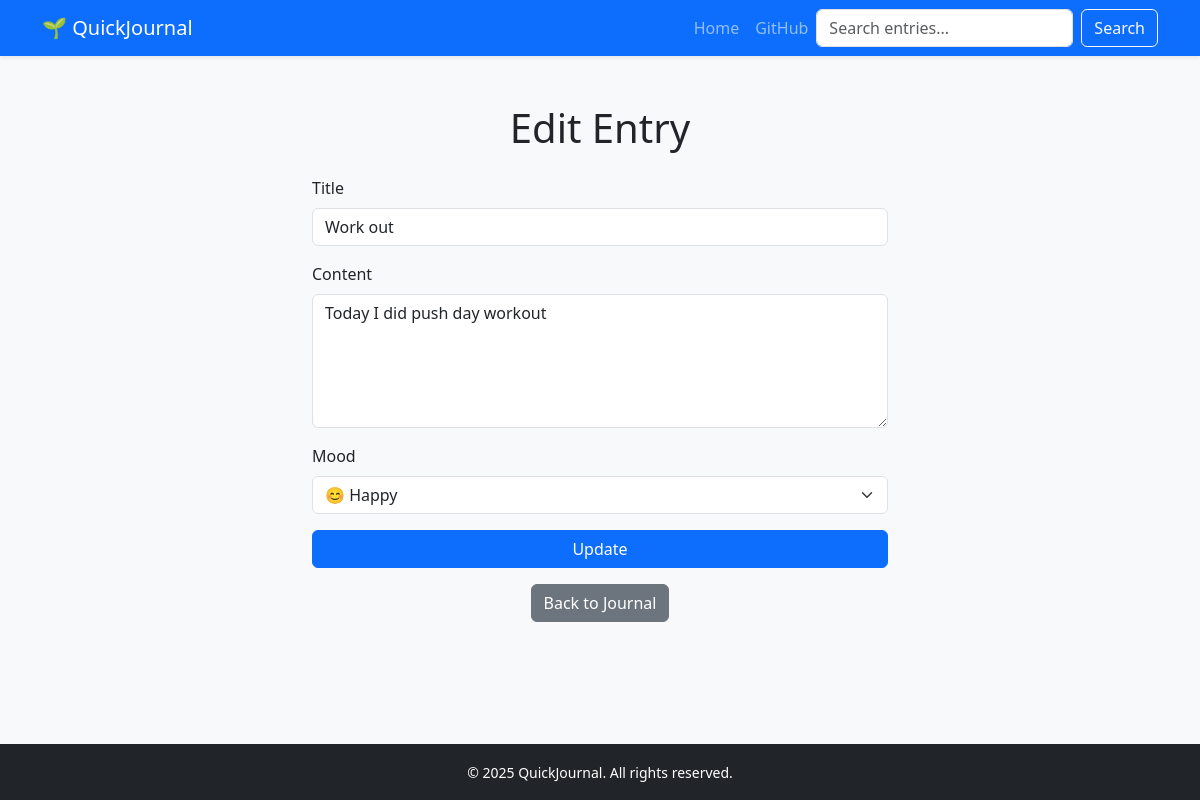
Page /edit/2 on the committed database.
### models.py (models this page shows, shortened)
class JournalEntry(db.Model):
    id = db.Column(db.Integer, primary_key=True)
    title = db.Column(db.String(200), nullable=False)
    mood = db.Column(db.String(100))
    content = db.Column(db.Text, nullable=False)
    date_created = db.Column(db.DateTime, default=func.now())
    user_id = db.Column(
        db.Integer, db.ForeignKey("user.id"), nullable=True
    )  # will be added later

### app.py (the view)
@app.route("/edit/<int:id>", methods=["GET", "POST"])
def edit(id):
    entry = JournalEntry.query.get_or_404(id)
    if request.method == "POST":
        entry.title = request.form["title"]
        entry.content = request.form["content"]
        entry.mood = request.form.get("mood")
        try:
            db.session.commit()
            return redirect("/")
        except Exception as e:
            print(f"Error updating: {e}")
            return "There was a problem updating that entry."
    else:
        return render_template("edit.html", entry=entry, mood_icons=mood_icons)

### templates/edit.html (shortened to what this page needs)
{% extends "base.html" %}
{% block content %}
<div class="container mt-5" style="max-width: 600px;">
    <h1 class="text-center mb-4">Edit Entry</h1>
    <form method="POST">
        <div class="mb-3">
            <label for="title" class="form-label">Title</label>
            <input type="text" name="title" id="title" class="form-control" value="{{ entry.title }}" required>
        </div>
        <div class="mb-3">
            <label for="content" class="form-label">Content</label>
            <textarea name="content" id="content" class="form-control" rows="5" required>{{ entry.content }}</textarea>
        </div>
        <div class="mb-3">
            <label for="mood" class="form-label">Mood</label>
            <select name="mood" id="mood" class="form-select">
                {% for mood_key, mood_value in mood_icons.items() %}
                    <option value="{{ mood_key }}" {% if entry.mood == mood_key %}selected{% endif %}>
                        {{ mood_value }}
                    </option>
                {% endfor %}
            </select>
        </div>
        <button type="submit" class="btn btn-primary w-100">Update</button>
    </form>
    <div class="text-center mt-3">
        <a href="/" class="btn btn-secondary">Back to Journal</a>
    </div>
</div>
{% endblock %}

### rows in the picture
JournalEntry: title "Work out", content "Today I did push day workout", mood "😊 Happy"
